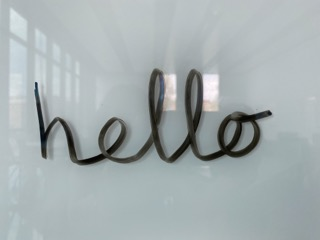
#> input picture ello.jpeg, 320 x 240 px, given in place of the camera
$ python hand_detector.py
#> lines starting #> are read from the running program, lines starting #| are printed output that depends on the picture; after the words box and inside, x2 and y2 are one past the last pixel; in counts of white or black regions, pixels touching at a corner belong together
#> further down, frame is the input picture: shape (240, 320, 3); mean B, G, R 174.9, 173.5, 164.2
import cv2
import numpy as np

# Currently this works simply by looking for a skin tone in frame and using that for detection
# this needs to be updated for this to work smoother and it is very easy to fool / detect false

def preprocess(frame):
    gray = cv2.cvtColor(frame, cv2.COLOR_BGR2GRAY)
    blur = cv2.GaussianBlur(gray, (5, 5), 0)
    _, threshold = cv2.threshold(blur, 0, 255, cv2.THRESH_BINARY_INV + cv2.THRESH_OTSU)
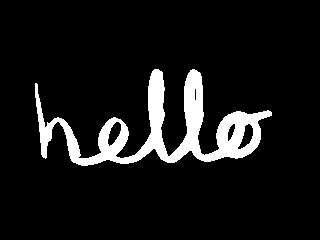
#> threshold: shape (240, 320); 8.8% white; 1 white region
    return threshold

def find_handwriting_contour(threshold):
    contours, _ = cv2.findContours(threshold, cv2.RETR_EXTERNAL, cv2.CHAIN_APPROX_SIMPLE)
#> contours = 1 contour; box (x1, y1, x2, y2) and area: (35, 69, 272, 166) 6698
    if not contours:
        return None

    max_contour = max(contours, key=cv2.contourArea)
#> max_contour = contour of 489 points, box (x1, y1, x2, y2) (35, 69, 272, 166), area 6698
    return max_contour

cap = cv2.VideoCapture(0)

while True:
    ret, frame = cap.read()
    if not ret:
        break

    threshold = preprocess(frame)
    contour = find_handwriting_contour(threshold)
#> contour has the same summary as max_contour in find_handwriting_contour

    if contour is not None:
        x, y, w, h = cv2.boundingRect(contour)
#> x = 35; y = 69; w = 237; h = 97
        cv2.rectangle(frame, (x, y), (x + w, y + h), (0, 255, 0), 2)
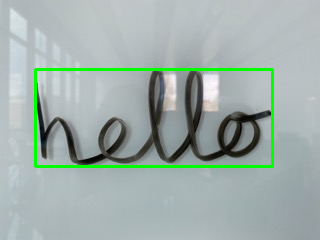
#> frame: shape (240, 320, 3); 2.6% of pixels changed, all inside (x1, y1, x2, y2) = (34, 68, 274, 168)

    cv2.imshow("Webcam", frame)

    key = cv2.waitKey(1)
#> (key q is pressed here)
    if key == ord("c"):
        if contour is not None:
            handwriting = threshold[y : y + h, x : x + w]
            cv2.imwrite("handwriting.png", handwriting)
            print("Handwriting captured and saved.")
    elif key == ord("q"):
        break

cap.release()
cv2.destroyAllWindows()
